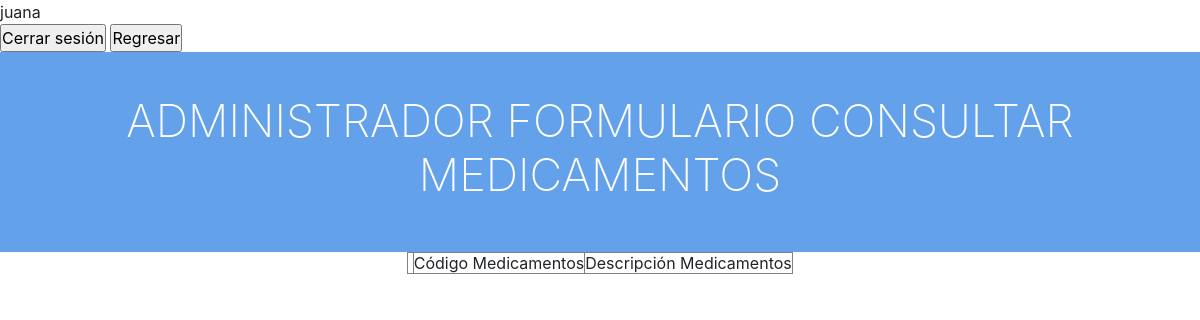
The app's page /mascota_feliz/mascota/model/admin/cons_medicamentos.php (signed in), older data.
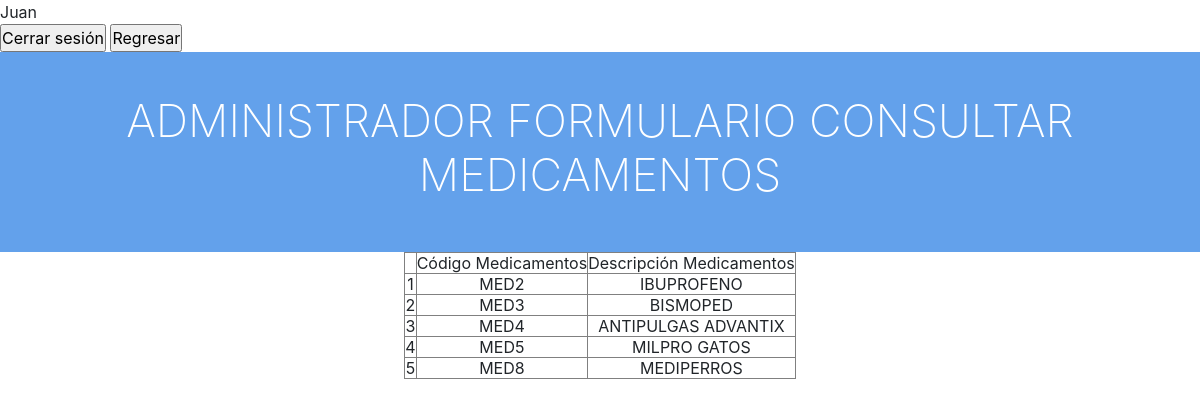
The same page, newer data.
### tables this page shows
CREATE TABLE `usuarios` (
  `id_usuario` varchar(15) NOT NULL,
  `nombres` varchar(30) NOT NULL,
  `apellidos` varchar(30) NOT NULL,
  `direccion` varchar(30) NOT NULL,
  `telefono` varchar(15) NOT NULL,
  `correo` varchar(15) DEFAULT NULL,
  `tarj_prof` varchar(15) DEFAULT NULL,
  `tipo_usuario` int(11) NOT NULL,
  `id_est` int(11) NOT NULL,
  `password` varchar(5) NOT NULL
);

CREATE TABLE `tipo_usuarios` (
  `tipo_usuario` int(11) NOT NULL,
  `rol` varchar(30) NOT NULL
);

CREATE TABLE `medicamentos` (
  `id_med` varchar(5) NOT NULL,
  `desc_med` varchar(30) NOT NULL
);

### mascota_feliz/mascota/model/admin/cons_medicamentos.php (the view, shortened to what this page needs)
<?php
require_once("../../db/connection.php");
$sql = "SELECT * FROM usuarios, tipo_usuarios WHERE id_usuario = '".$_SESSION['id_usuario']."' AND usuarios.tipo_usuario = tipo_usuarios.tipo_usuario";
$usuarios = mysqli_query($mysqli, $sql);
$usua = mysqli_fetch_assoc($usuarios);
?>
<form method="POST">
    <tr>
        <td colspan='2' align="center"><?php echo $usua['nombres']?></td>
    </tr>
<tr><br>
    <td colspan='2' align="center">
        <input type="submit" value="Cerrar sesión" name="btncerrar" /></td>
        <input type="submit" formaction="../admin/index.php" value="Regresar" />
    </tr>
</form>
<!DOCTYPE html>
<html lang="en">
<head>
    <link rel="stylesheet" href="estilos.css">
    <link rel="stylesheet" href="https://cdn.jsdelivr.net/npm/bootstrap@4.3.1/dist/css/bootstrap.min.css">
</head>
    <body>
        <section class="title">
            <h1><?php echo $usua['rol']?> FORMULARIO CONSULTAR MEDICAMENTOS</h1>
        </section>
        <table border="1"class="center" >
            <form name="frm_cons" method="POST" autocomplete="off">
                <tr>
                    <td>
                    </td>
                    <td>
                        Código Medicamentos
                    </td>
                    <td>
                        Descripción Medicamentos
                    </td>
                    <?php
                        $sql= "SELECT * FROM medicamentos ";
                        $i=0;
                        $query = mysqli_query($mysqli,$sql);
                        while($result=mysqli_fetch_assoc($query)){
                            $i++;
                    ?>
                <tr>
                    <td><?php echo $i ?></td>
                    <td style="text-transform: uppercase;"><?php echo $result['id_med']?></td>
                    <td style="text-transform: uppercase;"><?php echo $result['desc_med']?></td>
                </tr>
                    <?php
                    }
                    ?>
                </tr>
            </form>
        </table>
    </body>
</html>

Row changes from the older to the newer data that the page shows:
changed usuarios "ADMINISTRADOR": nombres "juana" → "Juan"
added medicamentos: id_med "MED2", desc_med "IBUPROFENO"
added medicamentos: id_med "MED3", desc_med "BISMOPED"
added medicamentos: id_med "MED4", desc_med "ANTIPULGAS ADVANTIX"
added medicamentos: id_med "MED5", desc_med "MILPRO GATOS"
added medicamentos: id_med "MED8", desc_med "MEDIPERROS"
